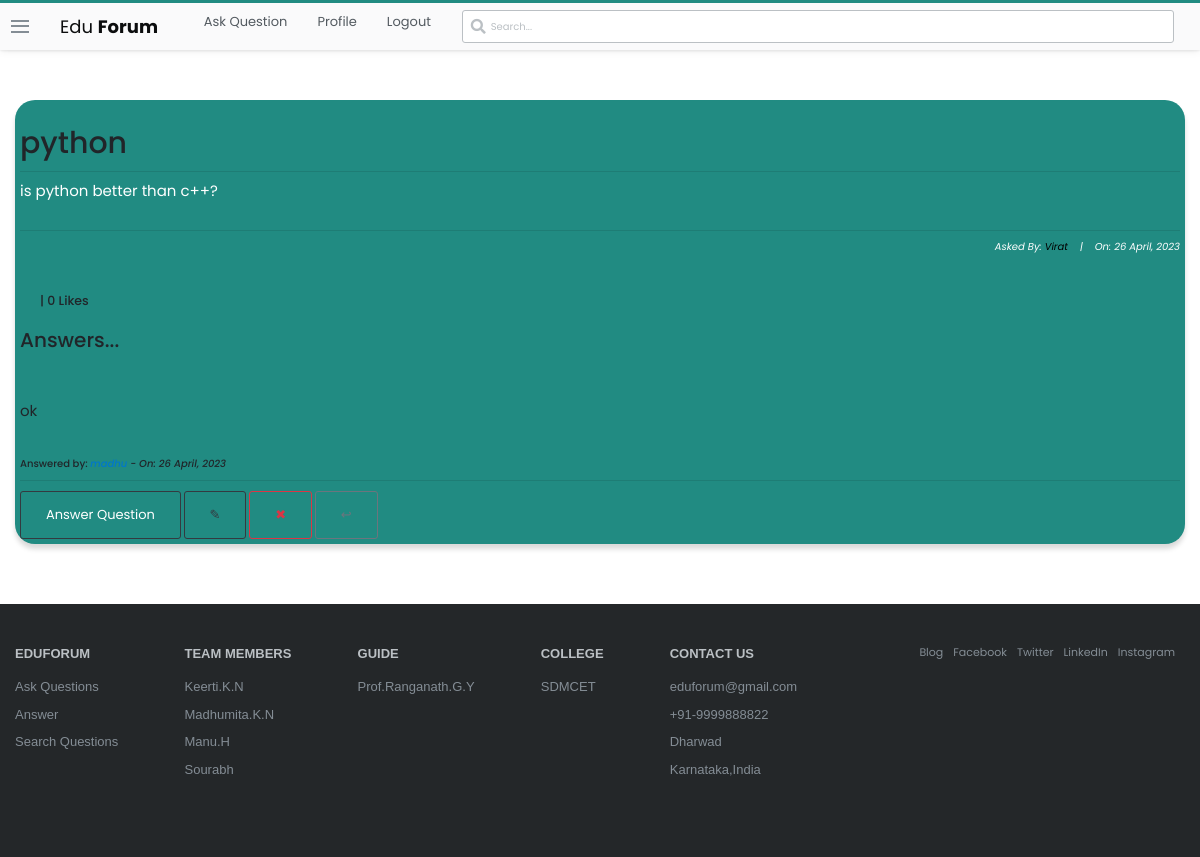
Page /questions/16/ (signed in) on the committed database.
### stackbase/models.py (models this page shows, shortened)
class Question(models.Model):
    user = models.ForeignKey(User, on_delete=models.CASCADE)
    title = models.CharField(max_length=10000)
    content = RichTextField()
    likes = models.ManyToManyField(User, related_name='question_post')
    date_created = models.DateTimeField(default=timezone.now)
    def total_likes(self):
        return self.likes.count()

class Comment(models.Model):
    question = models.ForeignKey(Question, related_name="comment", on_delete=models.CASCADE)
    name = models.CharField(max_length=1000)
    content = RichTextField()
    date_created = models.DateTimeField(default=timezone.now)

### stackbase/views.py (the view)
# urls.py: path('questions/<int:pk>/', views.QuestionDetailView.as_view(), name="question-detail"),
class QuestionDetailView(DetailView):
    model = Question
    def get_context_data(self, *args, **kwargs):
        context = super(QuestionDetailView, self).get_context_data()
        something = get_object_or_404(Question, id=self.kwargs['pk'])
        total_likes = something.total_likes()
        liked = False
        if something.likes.filter(id=self.request.user.id).exists():
            liked = True
        context['total_likes'] = total_likes
        context['liked'] = liked
        return context

### stackbase/templates/stackbase/question_detail.html (shortened to what this page needs)
{% extends 'base.html' %}
{% block content %}
<!DOCTYPE html>
<html lang="en">
<head>
</head>
<body>
    <div class="container">
        <div class="list-question">
            <div class="questions">
                <div class="container" style="background-color: #218B82; padding: 5px; box-shadow: rgba(0, 0, 0, 0.15) 0px 5px 5px 0px; border-radius: 20px;" >
                    <h3 id="fh3">{{question.title}}</h3>
                    <hr>
                    <h6 id="fh6" style="color:white">{{ question.content|safe }}</h6>
                    <hr>
                    <h6 id="fh6" style="font-size: 10px; font-style: italic; color: white; text-align: right;">Asked By: <a href="{% url 'profile' %}" style="color:black">{{ object.user|title }}</a>&nbsp;&nbsp;&nbsp; |&nbsp;&nbsp;&nbsp; On: {{ object.date_created|date:"j F, Y" }}</h6>
                    <br>
                        <form action="{% url 'stackbase:like_post' object.pk %}" method="POST">
                            {% if user.is_authenticated %}
                                {% if liked %}
                                    <div style="display: flex; align-items: center; margin-left: 10px;">
                                        <button type="submit" name="question_id" value="{{ question.id }}" style="border: none; border-radius: 60px;"><img src="https://image.similarpng.com/very-thumbnail/2020/06/Dislike-icon-transparent-PNG.png" alt="" style="width: 40px;"></button> <h5 style="margin-left: 10px; cursor: pointer;"> |  {{ total_likes }} Likes</h5>
                                    </div>
                                {% else %}
                                    <div style="display: flex; align-items: center; margin-left: 10px;">
                                        <h5 style="margin-left: 10px; cursor: pointer;"> |  {{ total_likes }} Likes</h5>
                                    </div>
                                {% endif %}
                            {% else %}
                                <h5 style="margin-left: 10px; cursor: pointer;"><a href="{% url 'login' %}">Login</a> to Like Question |  {{ total_likes }} Likes</h5>
                            {% endif %}
                        </form>
                    <br>
                    <h2>Answers...</h2> <br><br><br>
                    {% if not question.comment.all %}
                        <h3>No Answers yet... </h3>
                    {% else %}
                        {% for comment in question.comment.all %}
                            <h3 style="font-weight: normal; font-size: 15px;">{{comment.content|safe}}</h3>
                            <h3 style="font-size: 10px;">Answered by: <i><a href="">{{comment.name}}</a> - On: {{comment.date_created|date:"j F, Y"}}</i></h3>
                            <hr>
                        {% endfor %}
                    {% endif %}
                    <a class="btn btn-outline-dark" id="fa" href="{% url 'stackbase:question-comment' question.id %}" style="text-decoration: none; color: white;">Answer Question</a>
                    <a style="text-decoration: none; " class="btn btn-outline-dark" href="{% url 'stackbase:question-update' question.id %}">&#x270E;</a>
                    <a style="text-decoration: none; " class="btn btn-outline-danger" href="{% url 'stackbase:question-delete' question.id %}">&#x2716;</a>
                    <a style="text-decoration: none; " class="btn btn-outline-secondary" href="{% url 'stackbase:question-lists' %}">&#x21a9;</a>
                </div> <br><br>
                </div> <br>
            </div>
        </div>
        <br>
</body>
</html>
{% endblock content %}

### static/main.css (style rules this page uses)
:root { --white: #fff; --black: #0c0d0e; --orange: #f48024; --yellow: #fbf2d4; --green: #5eba7d; --blue: #0077cc; --powder: #e1ecf4; --red: #d1383d; --black-025: #fafafb; --black-050: #eff0f1; --black-075: #e4e6e8; --black-100: #d6d9dc; --black-150: #c8ccd0; --black-200: #bbc0c4; --black-300: #9fa6ad; --black-350: #9199a1; --black-400: #848d95; --black-500: #6a737c; --black-600: #535a60; --black-700: #3c4146; --black-750: #2f3337; --black-800: #242729; --black-900: #0c0d0e; --orange-050: #fff7f2; --orange-100: #fee3cf; --orange-200: #fcd0ad; --orange-300: #f7aa6d; --orange-400: #f48024; --orange-500: #f2720c; --orange-600: #da670b; --orange-700: #bd5c00; --orange-800: #a35200; --orange-900: #874600; --blue-050: #f2f9ff; --blue-100: #cfeafe; --blue-200: #addafc; --blue-300: #6cbbf7; --blue-400: #379fef; --blue-500: #0095ff; --blue-600: #0077cc; --blue-700: #0064bd; --blue-800: #0054a3; --blue-900: #004487; --powder-050: #f4f8fb; --powder-100: #e1ecf4; --powder-200: #d1e5f1; --powder-300: #b3d3ea; --powder-400: #a0c7e4; --powder-500: #7aa7c7; --powder-600: #5b8db1; --powder-700: #39739d; --powder-800: #2c5777; --powder-900: #1e3c52; --green-025: #eef8f1; --green-050: #dcf0e2; --green-100: #cae8d4; --green-200: #a6d9b7; --green-300: #82ca9a; --green-400: #5eba7d; --green-500: #48a868; --green-600: #3d8f58; --green-700: #2f6f44; --green-800: #29603b; --green-900: #1e472c; --yellow-050: #fdf7e3; --yellow-100: #fbf2d4; --yellow-200: #f1e5bc; --yellow-300: #e6d178; --yellow-400: #e9c63f; --yellow-500: #ddb624; --yellow-600: #cea51b; --yellow-700: #b89516; --yellow-800: #9f8010; --yellow-900: #826a0b; --red-050: #fdf3f4; --red-100: #f9d3d7; --red-200: #f4b4bb; --red-300: #e87c87; --red-400: #de535e; --red-500: #d1383d; --red-600: #c02d2e; --red-700: #ac2726; --red-800: #942121; --red-900: #7a1819; --gold: #ffcc01; --gold-lighter: #fff4d1; --gold-darker: #f1b600; --silver: #b4b8bc; --silver-lighter: #e8e8e8; --silver-darker: #9a9c9f; --bronze: #caa789; --bronze-lighter: #f2e9e1; --bronze-darker: #ab825f; --fc-dark: #0c0d0e; --fc-medium: #3c4146; --fc-light: #6a737c; --focus-ring: rgba(0,149,255,0.15); --focus-ring-success: rgba(166,217,183,0.4); --focus-ring-warning: rgba(233,198,63,0.4); --focus-ring-error: rgba(192,45,46,0.15); --focus-ring-muted: rgba(36,39,41,0.1); --bs-sm: 0 1px 2px rgba(0,0,0,0.05),0 1px 4px rgba(0,0,0,0.05),0 2px 8px rgba(0,0,0,0.05); --bs-md: 0 1px 3px rgba(0,0,0,0.06),0 2px 6px rgba(0,0,0,0.06),0 3px 8px rgba(0,0,0,0.09); --bs-lg: 0 1px 4px rgba(0,0,0,0.09),0 3px 8px rgba(0,0,0,0.09),0 4px 13px rgba(0,0,0,0.13); --scrollbar: rgba(0,0,0,0.2); --highlight-bg: #f6f6f6; --highlight-color: #2f3337; --highlight-comment: #656e77; --highlight-punctuation: var(--black-600); --highlight-namespace: #b75501; --highlight-attribute: #015692; --highlight-literal: #b75501; --highlight-symbol: #803378; --highlight-keyword: #015692; --highlight-variable: #54790d; --highlight-addition: #2f6f44; --highlight-deletion: #c02d2e; --dark-blue:#2b2d6e; --magnolia:#f7f6f9; }
*, *::before, *::after { margin: 0; padding: 0; box-sizing: border-box; }
html { font-family: Arial, "Helvetica Neue", Helvetica, sans-serif; font-size: 10px; color: var(--black-800); }
.container { width: 100%; max-width: 126.4rem; margin: 0 auto; padding: 0 1.5rem; }
a { text-decoration: none; color: var(--blue-600); cursor: pointer; }
.btn { text-align: center; font-size: 1.3rem; border-radius: 3px; transition: all 0.5s; padding: 1.3rem 2.5rem; }

### stackbase/templates/stackbase/question_detail.html (style rules this page uses)
body { margin-top: 100px; font-family: 'Poppins', sans-serif; }
#fh3 { text-align: center; font-size: 30px; padding-top: 20px; text-align: left; }
#fh6 { text-align: left; font-size: 15px; padding-bottom: 20px; font-weight: normal; }

### rows in the picture
Question: title "python", content "is python better than c++?", user "Virat", date_created "26 April, 2023"
Comment: content "ok", date_created "26 April, 2023"

### other values in the picture
{{ total_likes }} "0"
